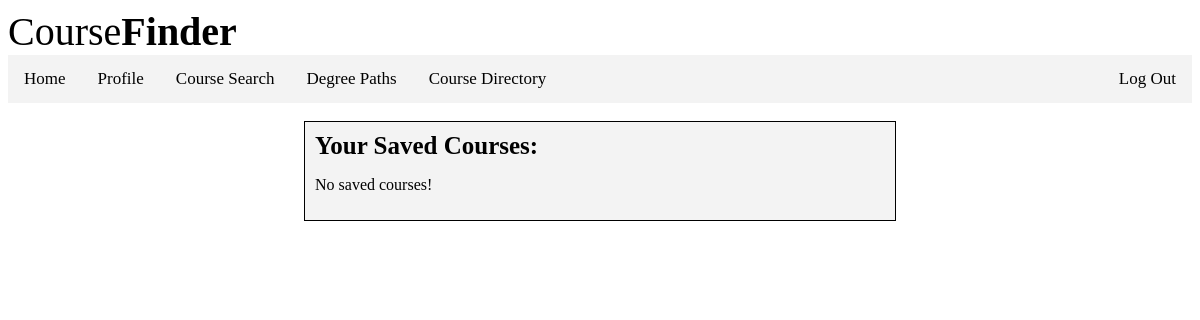
/profile/paths/ (signed in), run on an earlier commit of the app's database.
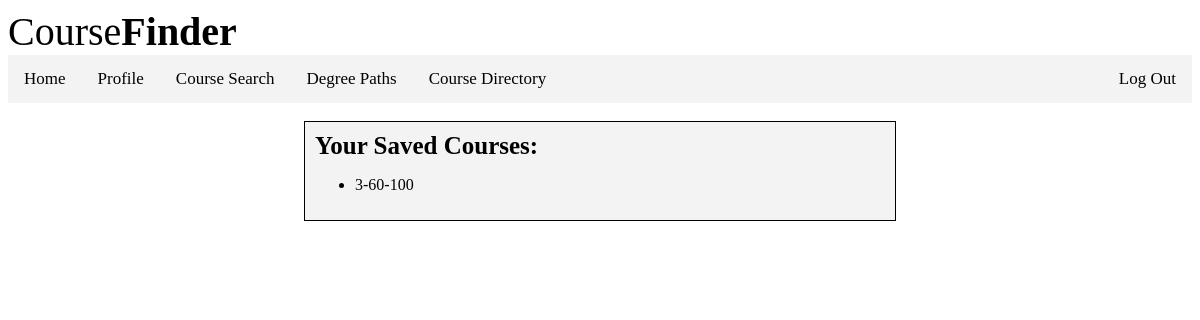
And on a later commit of the database.
### finder/models.py (models this page shows, shortened)
class SavedCourse(models.Model):
    user = models.ForeignKey(settings.AUTH_USER_MODEL, on_delete=models.CASCADE, blank=True, null=True)
    saved_course = models.ForeignKey(Course, on_delete=models.CASCADE, blank=True, null=True)

class Course(models.Model):
    faculty = models.IntegerField()
    department = models.IntegerField()
    course = models.IntegerField()
    name = models.CharField(max_length=50)
    desc = models.TextField()
    review_amt = models.IntegerField()
    review_avg = models.FloatField()

### finder/views.py (the view)
# urls.py: path('profile/paths/', views.paths),
def paths(request):
    return render(request, 'finder/paths.html')

### finder/templates/finder/paths.html (shortened to what this page needs)
{% extends "finder/base.html" %}
{% block content %}
<div class="pathsBox">
{% if user.is_authenticated %}
	<div style="font-size:25px"><b>Your Saved Courses:</b></div>
	{% if not user.savedcourse_set.exists %}
		<p> No saved courses!</p>
	{% else %}
		<ul>
		{% for c in user.savedcourse_set.all %}
			<li>
				{{c.saved_course.faculty}}-{{c.saved_course.department}}-{{c.saved_course.course}}
			</li>
		{% endfor %}
		</ul>
	{% endif %}
{% else %}
	<center><p>Please <a href="/login">login</a> to view your paths</p></center>
{% endif %}
</div>
{% endblock %}

What changed in the data, as far as the page shows it:
added SavedCourse: saved_course.faculty "3", saved_course.department "60", saved_course.course "100"
Also different on the page:
text no longer shown: "No saved courses!"
